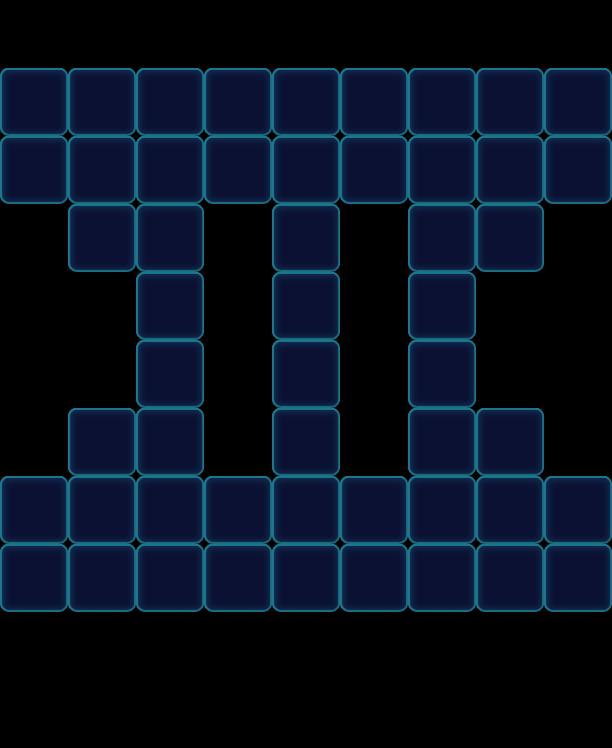

Tiled map render using the project's own tile images. Description and the map definition, with tile-layer contents summarised, below:
An orthogonal 9x11 tile map with 68x68 px tiles, 1 tile layer (Valid), 2 tilesets and 90 objects (52x Floor, 15x Factory_Normal, 12x Ice, 11x Stone).

<map version="1.0" orientation="orthogonal" width="9" height="11" tilewidth="68" tileheight="68">
 <tileset firstgid="1" name="game_grid1" tilewidth="68" tileheight="68">
  <image source="game_grid1.png" width="68" height="68" />
 </tileset>
 <tileset firstgid="2" name="map" tilewidth="68" tileheight="68">
  <image source="map.png" width="1024" height="1024" />
 </tileset>
 <layer name="Valid" width="9" height="11">
  <data>[99 cells, 52 non-empty, 1 distinct tile ids]</data>
 </layer>
 <objectgroup name="BottomObj" width="9" height="11">
  <object type="Floor" gid="33" x="68" y="272">
   <properties>
    <property name="Layers" value="2" />
   </properties>
  </object>
  <object type="Floor" gid="33" x="136" y="272">
   <properties>
    <property name="Layers" value="2" />
   </properties>
  </object>
  <object type="Floor" gid="33" x="136" y="340">
   <properties>
    <property name="Layers" value="2" />
   </properties>
  </object>
  <object type="Floor" gid="33" x="136" y="408">
   <properties>
    <property name="Layers" value="2" />
   </properties>
  </object>
  <object type="Floor" gid="33" x="68" y="476">
   <properties>
    <property name="Layers" value="2" />
   </properties>
  </object>
  <object type="Floor" gid="33" x="136" y="476">
   <properties>
    <property name="Layers" value="2" />
   </properties>
  </object>
  <object type="Floor" gid="33" x="272" y="272">
   <properties>
    <property name="Layers" value="2" />
   </properties>
  </object>
  <object type="Floor" gid="33" x="272" y="340">
   <properties>
    <property name="Layers" value="2" />
   </properties>
  </object>
  <object type="Floor" gid="33" x="272" y="408">
   <properties>
    <property name="Layers" value="2" />
   </properties>
  </object>
  <object type="Floor" gid="33" x="272" y="476">
   <properties>
    <property name="Layers" value="2" />
   </properties>
  </object>
  <object type="Floor" gid="33" x="408" y="272">
   <properties>
    <property name="Layers" value="2" />
   </properties>
  </object>
  <object type="Floor" gid="33" x="476" y="272">
   <properties>
    <property name="Layers" value="2" />
   </properties>
  </object>
  <object type="Floor" gid="33" x="408" y="340">
   <properties>
    <property name="Layers" value="2" />
   </properties>
  </object>
  <object type="Floor" gid="33" x="408" y="408">
   <properties>
    <property name="Layers" value="2" />
   </properties>
  </object>
  <object type="Floor" gid="33" x="408" y="476">
   <properties>
    <property name="Layers" value="2" />
   </properties>
  </object>
  <object type="Floor" gid="33" x="476" y="476">
   <properties>
    <property name="Layers" value="2" />
   </properties>
  </object>
  <object type="Floor" gid="33" x="0" y="204">
   <properties>
    <property name="Layers" value="2" />
   </properties>
  </object>
  <object type="Floor" gid="33" x="0" y="136">
   <properties>
    <property name="Layers" value="2" />
   </properties>
  </object>
  <object type="Floor" gid="33" x="68" y="136">
   <properties>
    <property name="Layers" value="2" />
   </properties>
  </object>
  <object type="Floor" gid="33" x="68" y="204">
   <properties>
    <property name="Layers" value="2" />
   </properties>
  </object>
  <object type="Floor" gid="33" x="136" y="136">
   <properties>
    <property name="Layers" value="2" />
   </properties>
  </object>
  <object type="Floor" gid="33" x="136" y="204">
   <properties>
    <property name="Layers" value="2" />
   </properties>
  </object>
  <object type="Floor" gid="33" x="204" y="136">
   <properties>
    <property name="Layers" value="2" />
   </properties>
  </object>
  <object type="Floor" gid="33" x="204" y="204">
   <properties>
    <property name="Layers" value="2" />
   </properties>
  </object>
  <object type="Floor" gid="33" x="272" y="136">
   <properties>
    <property name="Layers" value="2" />
   </properties>
  </object>
  <object type="Floor" gid="33" x="272" y="204">
   <properties>
    <property name="Layers" value="2" />
   </properties>
  </object>
  <object type="Floor" gid="33" x="476" y="204">
   <properties>
    <property name="Layers" value="2" />
   </properties>
  </object>
  <object type="Floor" gid="33" x="340" y="204">
   <properties>
    <property name="Layers" value="2" />
   </properties>
  </object>
  <object type="Floor" gid="33" x="544" y="136">
   <properties>
    <property name="Layers" value="2" />
   </properties>
  </object>
  <object type="Floor" gid="33" x="544" y="204">
   <properties>
    <property name="Layers" value="2" />
   </properties>
  </object>
  <object type="Floor" gid="33" x="408" y="204">
   <properties>
    <property name="Layers" value="2" />
   </properties>
  </object>
  <object type="Floor" gid="33" x="408" y="136">
   <properties>
    <property name="Layers" value="2" />
   </properties>
  </object>
  <object type="Floor" gid="33" x="476" y="136">
   <properties>
    <property name="Layers" value="2" />
   </properties>
  </object>
  <object type="Floor" gid="33" x="340" y="136">
   <properties>
    <property name="Layers" value="2" />
   </properties>
  </object>
  <object type="Floor" gid="33" x="136" y="612">
   <properties>
    <property name="Layers" value="2" />
   </properties>
  </object>
  <object type="Floor" gid="33" x="136" y="544">
   <properties>
    <property name="Layers" value="2" />
   </properties>
  </object>
  <object type="Floor" gid="33" x="408" y="612">
   <properties>
    <property name="Layers" value="2" />
   </properties>
  </object>
  <object type="Floor" gid="33" x="272" y="612">
   <properties>
    <property name="Layers" value="2" />
   </properties>
  </object>
  <object type="Floor" gid="33" x="408" y="544">
   <properties>
    <property name="Layers" value="2" />
   </properties>
  </object>
  <object type="Floor" gid="33" x="272" y="544">
   <properties>
    <property name="Layers" value="2" />
   </properties>
  </object>
  <object name="6546" type="Floor" gid="32" x="0" y="544">
   <properties>
    <property name="Layers" value="1" />
   </properties>
  </object>
  <object name="6546" type="Floor" gid="32" x="68" y="544">
   <properties>
    <property name="Layers" value="1" />
   </properties>
  </object>
  <object name="6546" type="Floor" gid="32" x="0" y="612">
   <properties>
    <property name="Layers" value="1" />
   </properties>
  </object>
  <object name="6546" type="Floor" gid="32" x="68" y="612">
   <properties>
    <property name="Layers" value="1" />
   </properties>
  </object>
  <object name="6546" type="Floor" gid="32" x="204" y="544">
   <properties>
    <property name="Layers" value="1" />
   </properties>
  </object>
  <object name="6546" type="Floor" gid="32" x="204" y="612">
   <properties>
    <property name="Layers" value="1" />
   </properties>
  </object>
  <object name="6546" type="Floor" gid="32" x="340" y="544">
   <properties>
    <property name="Layers" value="1" />
   </properties>
  </object>
  <object name="6546" type="Floor" gid="32" x="340" y="612">
   <properties>
    <property name="Layers" value="1" />
   </properties>
  </object>
  <object name="6546" type="Floor" gid="32" x="476" y="544">
   <properties>
    <property name="Layers" value="1" />
   </properties>
  </object>
  <object name="6546" type="Floor" gid="32" x="544" y="544">
   <properties>
    <property name="Layers" value="1" />
   </properties>
  </object>
  <object name="6546" type="Floor" gid="32" x="476" y="612">
   <properties>
    <property name="Layers" value="1" />
   </properties>
  </object>
  <object name="6546" type="Floor" gid="32" x="544" y="612">
   <properties>
    <property name="Layers" value="1" />
   </properties>
  </object>
 </objectgroup>
 <objectgroup name="MiddleObj" width="9" height="11" />
 <objectgroup color="#000000" name="TopObj" width="9" height="11">
  <!-- 38 objects omitted --></objectgroup>
</map>
<!-- 38 of 90 objects omitted -->
